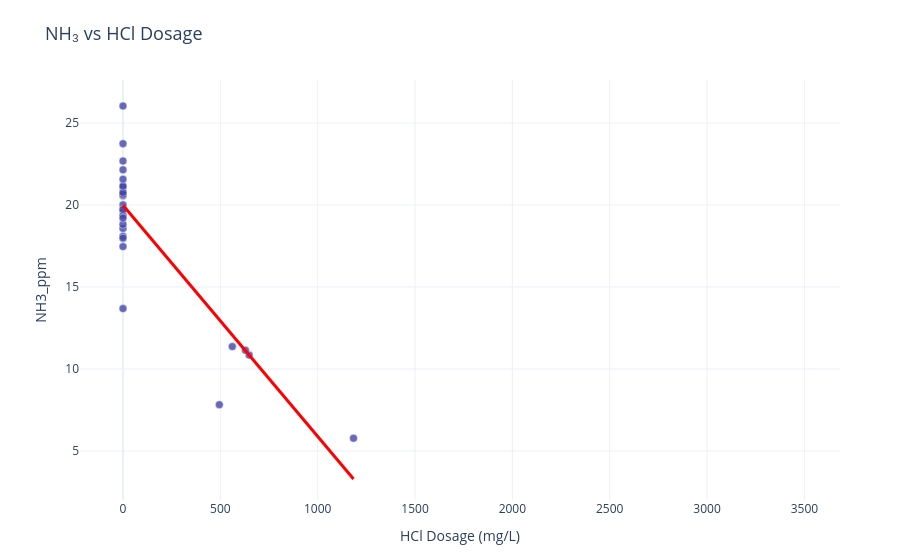
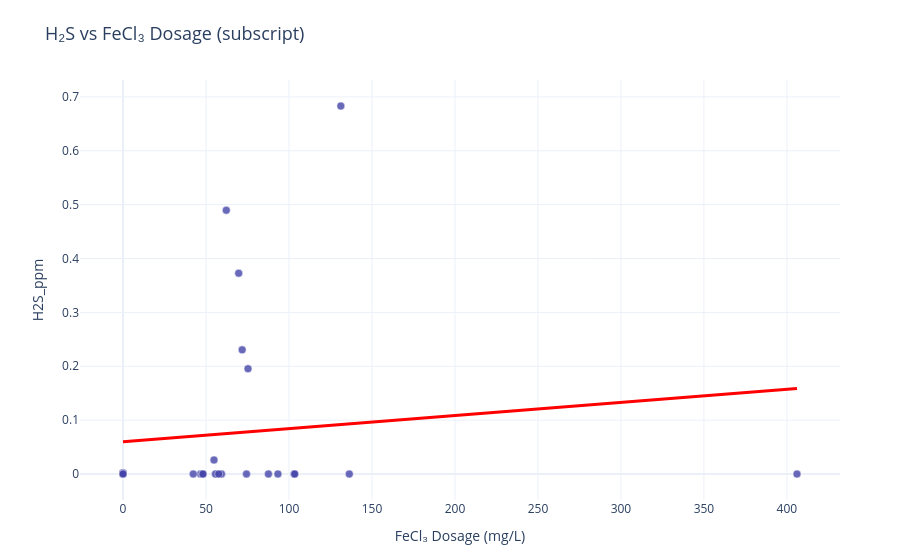

Notebook cell for these charts, in order:
### Markdown cell above
### 6.3 NH₃ vs HCl dosage and H₂S vs FeCl₃ dosage (scatter)

### Code cell
import plotly.express as px

# ============================================================
# 🧪 Correlation Plots: Gas Concentration vs Chemical Dosage
# ============================================================

pairs = [
    ("NH3_ppm", "HCl Dosage (mg/L)", "NH₃ vs HCl Dosage"),
    ("H2S_ppm", "FeCl3 Dosage (mg/L)", "H₂S vs FeCl₃ Dosage"),
    ("H2S_ppm", "FeCl₃ Dosage (mg/L)", "H₂S vs FeCl₃ Dosage (subscript)")  # fallback for proper Unicode
]

for dep, indep, title in pairs:
    # Handle both FeCl3 naming variants
    possible_matches = [c for c in daily.columns if c.strip().startswith(indep.split()[0])]
    if dep in daily.columns and possible_matches:
        indep_col = possible_matches[0]

        fig = px.scatter(
            daily,
            x=indep_col,
            y=dep,
            trendline="ols",
            title=title,
            labels={
                indep_col: f"{indep_col} (mg/L)",
                dep: f"{dep} (ppm)"
            },
            opacity=0.8
        )

        # ------------------------------------------------------------
        # Style polish
        # ------------------------------------------------------------
        fig.update_traces(marker=dict(size=8, color="#4444AA", line=dict(width=0.5, color="white")))
        fig.update_layout(
            template="plotly_white",
            title_font=dict(size=18),
            xaxis_title=indep_col,
            yaxis_title=dep,
            hovermode="closest",
            margin=dict(t=80, b=60, l=80, r=60),
            showlegend=False
        )

        # Make the trendline visible (especially with sparse data)
        fig.data[1].line.color = "#FF0000"
        fig.data[1].line.width = 3
        fig.data[1].name = "OLS Trendline"

        fig.show()

        fig.write_html(
        "dosages_scatter.html",
        include_plotlyjs="embed",   # embeds full JS library inside file
        full_html=True              # makes it a complete standalone page
)

### Figure 1 — Plotly figure (JSON) as saved in the notebook; plotly's stock layout.template omitted (floating-point values rounded to 4 significant figures)
{"data": [{"hovertemplate": "HCl Dosage (mg/L) (mg/L)=%{x}<br>NH3_ppm (ppm)=%{y}<extra></extra>", "legendgroup": "", "marker": {"color": "#4444AA", "line": {"color": "white", "width": 0.5}, "opacity": 0.8, "size": 8, "symbol": "circle"}, "mode": "markers", "name": "", "orientation": "v", "showlegend": false, "type": "scatter", "x": [2884.0, 686.1, 3462.0, 658.8, 774.4, 534.5, 433.9, 911.6, 419.1, 455.9, 370.5, 455.9, 497.7, 728.3, 0.0, 0.0, 0.0, 0.0, 0.0, 0.0, 0.0, 0.0, 0.0, 0.0, 0.0, 0.0, 0.0, 0.0, 0.0, 0.0, 0.0, 0.0, 0.0, 0.0, 0.0, 0.0, 0.0, 0.0, 0.0, 0.0, 0.0, 0.0, 0.0, 0.0, 0.0, 0.0, 0.0, 0.0, 0.0, 0.0, 0.0, 647.9, 561.5, 628.9, 1184.0, 494.7], "xaxis": "x", "y": [NaN, NaN, NaN, NaN, NaN, NaN, NaN, NaN, NaN, NaN, NaN, NaN, NaN, NaN, NaN, NaN, NaN, NaN, NaN, NaN, NaN, NaN, NaN, NaN, NaN, NaN, NaN, NaN, NaN, NaN, 20.57, 19.68, 18.57, 18.82, 17.46, 20.01, 19.36, 21.09, 18.09, 20.65, 19.72, 22.68, 20.77, 17.98, 21.15, 22.14, 26.04, 23.74, 21.57, 19.2, 13.68, 10.84, 11.36, 11.14, 5.775, 7.819], "yaxis": "y"}, {"hovertemplate": "<b>OLS trendline</b><br>NH3_ppm = -0.0140988 * HCl Dosage (mg/L) + 19.9806<br>R<sup>2</sup>=0.739601<br><br>HCl Dosage (mg/L) (mg/L)=%{x}<br>NH3_ppm (ppm)=%{y} <b>(trend)</b><extra></extra>", "legendgroup": "", "line": {"color": "#FF0000", "width": 3}, "marker": {"color": "#4444AA", "line": {"color": "white", "width": 0.5}, "size": 8, "symbol": "circle"}, "mode": "lines", "name": "OLS Trendline", "showlegend": false, "type": "scatter", "x": [0.0, 0.0, 0.0, 0.0, 0.0, 0.0, 0.0, 0.0, 0.0, 0.0, 0.0, 0.0, 0.0, 0.0, 0.0, 0.0, 0.0, 0.0, 0.0, 0.0, 0.0, 494.7, 561.5, 628.9, 647.9, 1184.0], "xaxis": "x", "y": [19.98, 19.98, 19.98, 19.98, 19.98, 19.98, 19.98, 19.98, 19.98, 19.98, 19.98, 19.98, 19.98, 19.98, 19.98, 19.98, 19.98, 19.98, 19.98, 19.98, 19.98, 13.01, 12.06, 11.11, 10.85, 3.286], "yaxis": "y"}], "layout": {"hovermode": "closest", "legend": {"tracegroupgap": 0}, "margin": {"b": 60, "l": 80, "r": 60, "t": 80}, "showlegend": false, "title": {"font": {"size": 18}, "text": "NH₃ vs HCl Dosage"}, "xaxis": {"anchor": "y", "domain": [0, 1], "title": {"text": "HCl Dosage (mg/L)"}}, "yaxis": {"anchor": "x", "domain": [0, 1], "title": {"text": "NH3_ppm"}}}}

### Figure 2 — Plotly figure (JSON) as saved in the notebook; plotly's stock layout.template omitted (floating-point values rounded to 4 significant figures)
{"data": [{"hovertemplate": "FeCl₃ Dosage (mg/L) (mg/L)=%{x}<br>H2S_ppm (ppm)=%{y}<extra></extra>", "legendgroup": "", "marker": {"color": "#4444AA", "line": {"color": "white", "width": 0.5}, "opacity": 0.8, "size": 8, "symbol": "circle"}, "mode": "markers", "name": "", "orientation": "v", "showlegend": false, "type": "scatter", "x": [319.7, 76.04, 383.7, 73.02, 85.83, 59.24, 48.09, 101.0, 46.45, 50.53, 41.06, 50.53, 55.16, 80.72, 67.23, 66.81, 46.35, 49.98, 48.33, 59.64, 50.71, 48.96, 298.4, 109.5, 40.95, 45.0, 70.39, 86.3, 0.0, 0.0, 0.0, 0.0, 0.0, 0.0, 0.0, 0.0, 136.3, 59.35, 46.7, 55.7, 42.33, 93.33, 103.2, 103.4, 406.1, 74.4, 47.92, 57.7, 87.62, 48.2, 75.32, 71.81, 62.23, 69.71, 131.2, 54.83], "xaxis": "x", "y": [NaN, NaN, NaN, NaN, NaN, NaN, NaN, NaN, NaN, NaN, NaN, NaN, NaN, NaN, NaN, NaN, NaN, NaN, NaN, NaN, NaN, NaN, NaN, NaN, NaN, NaN, NaN, NaN, NaN, NaN, 0.001201, 0.0, 0.001667, 0.001667, 0.0008333, 0.0, 0.0, 0.0, 0.0, 0.0, 0.0, 0.0, 0.0, 0.0, 0.0, 0.0, 0.0, 0.0, 0.0, 0.0, 0.1954, 0.2304, 0.4896, 0.3727, 0.6831, 0.02604], "yaxis": "y"}, {"hovertemplate": "<b>OLS trendline</b><br>H2S_ppm = 0.000242787 * FeCl₃ Dosage (mg/L) + 0.0599611<br>R<sup>2</sup>=0.011793<br><br>FeCl₃ Dosage (mg/L) (mg/L)=%{x}<br>H2S_ppm (ppm)=%{y} <b>(trend)</b><extra></extra>", "legendgroup": "", "line": {"color": "#FF0000", "width": 3}, "marker": {"color": "#4444AA", "line": {"color": "white", "width": 0.5}, "size": 8, "symbol": "circle"}, "mode": "lines", "name": "OLS Trendline", "showlegend": false, "type": "scatter", "x": [0.0, 0.0, 0.0, 0.0, 0.0, 0.0, 42.33, 46.7, 47.92, 48.2, 54.83, 55.7, 57.7, 59.35, 62.23, 69.71, 71.81, 74.4, 75.32, 87.62, 93.33, 103.2, 103.4, 131.2, 136.3, 406.1], "xaxis": "x", "y": [0.05996, 0.05996, 0.05996, 0.05996, 0.05996, 0.05996, 0.07024, 0.0713, 0.0716, 0.07166, 0.07327, 0.07348, 0.07397, 0.07437, 0.07507, 0.07688, 0.07739, 0.07802, 0.07825, 0.08123, 0.08262, 0.08501, 0.08508, 0.09182, 0.09306, 0.1585], "yaxis": "y"}], "layout": {"hovermode": "closest", "legend": {"tracegroupgap": 0}, "margin": {"b": 60, "l": 80, "r": 60, "t": 80}, "showlegend": false, "title": {"font": {"size": 18}, "text": "H₂S vs FeCl₃ Dosage (subscript)"}, "xaxis": {"anchor": "y", "domain": [0, 1], "title": {"text": "FeCl₃ Dosage (mg/L)"}}, "yaxis": {"anchor": "x", "domain": [0, 1], "title": {"text": "H2S_ppm"}}}}
